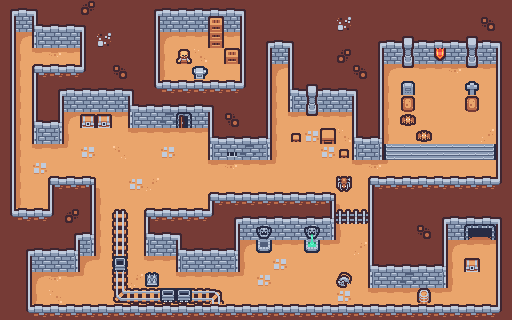

This is a level from a 2D game, rendered from its Tiled map with the project's own tilesets. A one-line summary and the complete map file follow:
An orthogonal 32x20 tile map with 16x16 px tiles, 3 tile layers (Dungeon, Objects, Carts) and 24 objects (player_spawn).

<map version="1.10" tiledversion="1.11.0" orientation="orthogonal" renderorder="right-down" width="32" height="20" tilewidth="16" tileheight="16" infinite="0" nextlayerid="8" nextobjectid="68">
 <tileset firstgid="1" source="sampleSheet.tsx" />
 <layer id="1" name="Dungeon" width="32" height="20">
  <data encoding="csv">
2,3,4,1,1,3221225485,1,1,1,2,3,3,3,3,3,4,1,1,1,1,1,1,1,1,1,1,1,1,1,1,1,1,
14,41,17,3,3,4,1,1,1,14,41,41,41,41,41,16,1,1,1,1,1,25,1,1,1,1,1,1,1,1,1073741837,1,
14,1610612789,58,41,41,16,25,1,1,14,1610612789,51,51,52,51,16,2,3,4,1,1,1,1,2,3,7,3,3,3,7,3,4,
14,1610612787,51,52,51,16,1,1,1,14,1610612787,49,3221225522,49,49,16,14,41,16,1,1,536870925,1,14,41,19,41,30,41,19,41,16,
14,1610612787,5,27,27,28,1,1073741837,1,14,1610612787,49,49,49,49,16,14,1610612789,16,1,1,1,1073741837,14,1610612789,31,51,51,52,31,51,16,
14,1610612787,16,2,3,3,3,3,4,26,27,27,27,27,27,28,14,1610612787,17,7,3,3,4,14,1610612787,49,49,49,49,49,49,16,
14,1610612787,16,14,41,41,41,41,17,3,3,3,3,4,1,1,14,1610612787,58,19,41,41,16,14,1610612787,49,49,49,49,49,49,16,
14,1610612787,17,18,1610612789,51,52,51,58,41,41,22,41,16,2684354573,1,14,1610612787,51,31,51,51,16,14,1610612787,49,49,49,49,49,49,16,
14,1610612787,58,60,1610612787,49,49,49,51,51,51,51,51,17,3,3,18,1610612787,49,43,49,3221225522,17,18,1610612787,49,49,49,49,49,2684354610,16,
14,1610612787,51,51,54,43,49,50,49,49,43,49,49,58,41,41,60,1610612787,49,49,43,49,58,60,37,38,38,38,38,38,39,16,
14,1610612787,43,49,49,49,49,49,49,49,49,49,49,51,52,51,51,54,49,49,49,49,51,52,54,49,49,49,49,49,49,16,
14,1610612787,49,5,27,6,1610612790,49,43,2147483698,49,49,49,49,49,49,49,49,49,49,49,49,49,5,27,27,27,27,27,27,27,28,
14,1610612787,49,16,1,14,1610612787,49,49,49,49,49,49,5,27,27,27,27,27,27,6,1610612790,49,16,1,1,1,1,1,1,1,1,
26,27,27,28,3221225485,14,1610612787,49,49,5,27,27,27,28,2,3,3,3,3,3,18,1610612787,49,16,1,1,1,2,3,3,3,4,
1,1,1,1,2,18,1610612787,49,49,17,3,4,1,1,14,41,20,41,41,21,60,1610612787,49,16,1,1,1073741837,14,41,11,12,16,
1,2,3,3,18,60,1610612787,49,49,58,41,17,3,3,18,1610612789,32,51,51,33,51,54,2147483698,16,1,1,1,14,1610612789,51,51,16,
1,14,41,41,60,1610612789,54,49,49,51,51,58,41,41,60,1610612787,49,43,49,49,49,49,49,17,3,3,3,18,1610612787,49,49,16,
1,14,1610612789,52,51,54,49,49,2147483698,42,49,51,51,51,51,54,43,49,49,49,49,49,49,58,41,41,41,60,1610612787,49,49,16,
1,14,1610612787,3758096434,49,49,49,49,49,3758096434,49,49,49,49,49,49,49,49,49,49,49,43,49,51,51,51,51,51,54,49,49,16,
1,26,27,27,27,27,27,27,27,27,27,27,27,27,27,27,27,27,27,27,27,27,27,27,27,27,27,27,27,27,27,28
</data>
 </layer>
 <objectgroup id="7" name="Misc">
  <object id="41" name="player_spawn" x="154" y="169">
   <point />
  </object>
 </objectgroup>
 <objectgroup id="6" name="Collision">
  <object id="42" x="384" y="0" width="128" height="48" />
  <object id="43" x="352" y="0" width="32" height="144" />
  <object id="44" x="288" y="0" width="64" height="96" />
  <object id="46" x="272" y="0" width="16" height="48" />
  <object id="47" x="208" y="0" width="64" height="144" />
  <object id="49" x="128" y="0" width="80" height="112" />
  <object id="50" x="80" y="0" width="48" height="96" />
  <object id="51" x="32" y="64" width="48" height="32" />
  <object id="52" x="32" y="96" width="32" height="32" />
  <object id="53" x="32" y="0" width="48" height="32" />
  <object id="54" x="0" y="0" width="32" height="16" />
  <object id="55" x="0" y="16" width="16" height="304" />
  <object id="56" x="16" y="304" width="496" height="16" />
  <object id="57" x="496" y="48" width="16" height="256" />
  <object id="58" x="368" y="176" width="128" height="48" />
  <object id="59" x="368" y="224" width="80" height="48" />
  <object id="60" x="208" y="192" width="128" height="32" />
  <object id="61" x="176" y="224" width="64" height="32" />
  <object id="62" x="144" y="208" width="64" height="16" />
  <object id="63" x="144" y="224" width="32" height="16" />
  <object id="65" x="16" y="208" width="16" height="96" />
  <object id="66" x="32" y="208" width="42.6667" height="46.6667" />
  <object id="67" x="48" y="176" width="48" height="64" />
 </objectgroup>
 <layer id="4" name="Objects" width="32" height="20">
  <data encoding="csv">
0,0,0,0,0,0,0,0,0,0,0,0,0,0,0,0,0,0,0,0,0,0,0,0,0,0,0,0,0,0,0,0,
0,0,0,0,0,0,0,0,0,0,0,0,0,64,0,0,0,0,0,0,0,0,0,0,0,0,0,0,0,0,0,0,
0,0,0,0,0,0,0,0,0,0,0,0,0,76,0,0,0,0,0,0,0,0,0,0,0,0,0,0,0,0,0,0,
0,0,0,0,0,0,0,0,0,0,0,87,0,0,64,0,0,0,0,0,0,0,0,0,0,0,0,0,0,0,0,0,
0,0,0,0,0,0,0,0,0,0,0,0,75,0,0,0,0,0,0,0,0,0,0,0,0,0,0,0,0,0,0,0,
0,0,0,0,0,0,0,0,0,0,0,0,0,0,0,0,0,0,0,0,0,0,0,0,0,66,0,0,0,65,0,0,
0,0,0,0,0,0,0,0,0,0,0,0,0,0,0,0,0,0,0,0,0,0,0,0,0,67,0,0,0,67,0,0,
0,0,0,0,0,90,90,0,0,0,15,0,0,0,0,0,0,0,0,0,0,0,0,0,0,121,0,0,0,0,0,0,
0,0,0,0,0,0,0,0,0,0,0,0,0,0,0,0,0,0,74,0,73,0,0,0,0,0,121,0,0,0,0,0,
0,0,0,0,0,0,0,0,0,0,0,0,0,0,29,15,0,0,0,0,0,74,0,0,0,0,0,0,0,0,0,0,
0,0,0,0,0,0,0,0,0,0,0,0,0,0,0,0,0,0,0,0,0,0,0,0,0,0,0,0,0,0,0,0,
0,0,0,0,0,0,0,0,0,0,0,0,0,0,0,0,0,0,0,0,0,123,0,0,0,0,0,0,0,0,0,0,
0,0,0,0,0,0,0,0,0,0,0,0,0,0,0,0,0,0,0,0,0,0,0,0,0,0,0,0,0,0,0,0,
0,0,0,0,0,0,0,68,0,0,0,0,0,0,0,0,0,0,0,0,0,78,78,0,0,0,0,0,0,0,0,0,
0,0,0,0,0,0,0,82,0,0,0,0,0,0,0,0,0,0,0,0,0,0,0,0,0,0,0,0,0,0,0,0,
0,0,0,0,0,0,0,82,0,0,0,0,0,0,0,0,0,0,0,0,0,0,0,0,0,0,0,0,0,0,0,0,
0,0,0,0,0,0,0,82,0,0,0,0,0,0,0,0,0,0,0,0,0,0,0,0,0,0,0,0,0,90,0,0,
0,0,0,0,0,0,0,82,0,0,0,0,0,0,0,0,0,0,0,0,0,2147483773,0,0,0,15,0,0,0,0,0,0,
0,0,0,0,0,0,0,94,71,71,71,71,71,72,0,0,0,0,0,0,0,0,0,0,0,0,83,0,0,0,0,0,
0,0,0,0,0,0,0,0,0,0,0,0,0,0,0,0,0,0,0,0,0,0,0,0,0,0,0,0,0,0,0,0
</data>
 </layer>
 <layer id="5" name="Carts" width="32" height="20">
  <data encoding="csv">
0,0,0,0,0,0,0,0,0,0,0,0,0,0,0,0,0,0,0,0,0,0,0,0,0,0,0,0,0,0,0,0,
0,0,0,0,0,0,0,0,0,0,0,0,0,0,0,0,0,0,0,0,0,0,0,0,0,0,0,0,0,0,0,0,
0,0,0,0,0,0,0,0,0,0,0,0,0,0,0,0,0,0,0,0,0,0,0,0,0,0,0,0,0,0,0,0,
0,0,0,0,0,0,0,0,0,0,0,0,0,0,0,0,0,0,0,0,0,0,0,0,0,0,0,0,0,0,0,0,
0,0,0,0,0,0,0,0,0,0,0,0,0,0,0,0,0,0,0,0,0,0,0,0,0,0,0,0,0,0,0,0,
0,0,0,0,0,0,0,0,0,0,0,0,0,0,0,0,0,0,0,0,0,0,0,0,0,0,0,0,0,0,0,0,
0,0,0,0,0,0,0,0,0,0,0,0,0,0,0,0,0,0,0,0,0,0,0,0,0,0,0,0,0,0,0,0,
0,0,0,0,0,0,0,0,0,0,0,0,0,0,0,0,0,0,0,0,0,0,0,0,0,0,0,0,0,0,0,0,
0,0,0,0,0,0,0,0,0,0,0,0,0,0,0,0,0,0,0,0,0,0,0,0,0,0,0,0,0,0,0,0,
0,0,0,0,0,0,0,0,0,0,0,0,0,0,0,0,0,0,0,0,0,0,0,0,0,0,0,0,0,0,0,0,
0,0,0,0,0,0,0,0,0,0,0,0,0,0,0,0,0,0,0,0,0,0,0,0,0,0,0,0,0,0,0,0,
0,0,0,0,0,0,0,0,0,0,0,0,0,0,0,0,0,0,0,0,0,0,0,0,0,0,0,0,0,0,0,0,
0,0,0,0,0,0,0,0,0,0,0,0,0,0,0,0,0,0,0,0,0,0,0,0,0,0,0,0,0,0,0,0,
0,0,0,0,0,0,0,0,0,0,0,0,0,0,0,0,0,0,0,0,0,0,0,0,0,0,0,0,0,0,0,0,
0,0,0,0,0,0,0,0,0,0,0,0,0,0,0,0,0,0,0,0,0,0,0,0,0,0,0,0,0,0,0,0,
0,0,0,0,0,0,0,0,0,0,0,0,0,0,0,0,0,0,0,0,0,0,0,0,0,0,0,0,0,0,0,0,
0,0,0,0,0,0,0,56,0,0,0,0,0,0,0,0,0,0,0,0,0,0,0,0,0,0,0,0,0,0,0,0,
0,0,0,0,0,0,0,0,0,0,0,0,0,0,0,0,0,0,0,0,0,0,0,0,0,0,0,0,0,0,0,0,
0,0,0,0,0,0,0,0,0,0,55,55,0,0,0,0,0,0,0,0,0,0,0,0,0,0,0,0,0,0,0,0,
0,0,0,0,0,0,0,0,0,0,0,0,0,0,0,0,0,0,0,0,0,0,0,0,0,0,0,0,0,0,0,0
</data>
 </layer>
</map>
